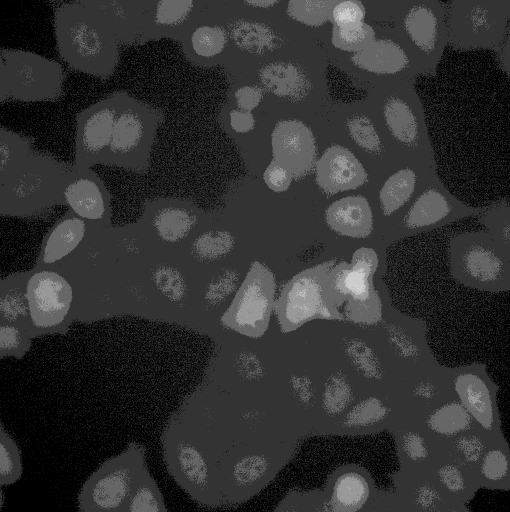
#> input picture Photutils/crop_image.tif, 1020 x 1024 px, found by its file name (shown at 1/2 size); the run also reads 1 picture not shown here
$ python test2.0_foroneimage.py   (older library calls are emulated)
#> lines starting #> are read from the running program, lines starting #| are printed output that depends on the picture; after the words box and inside, x2 and y2 are one past the last pixel; in counts of white or black regions, pixels touching at a corner belong together; long printed decimals are rounded; pictures that were not available may be replaced by others from this repository, and a replacement may not be noted
from skimage import io
import matplotlib.pyplot as plt
import numpy as np
from math import exp
from skimage.measure import block_reduce, label
import skimage as im_
import scipy.interpolate as in_
from skimage import data
from scipy.signal.signaltools import convolve2d
from scipy.signal.windows import gaussian
from skimage.morphology import watershed, skeletonize
from skimage.filters import rank
from scipy import ndimage as ndi
from skimage.feature import peak_local_max
from matplotlib.pyplot import hist
from scipy.ndimage.measurements import histogram
from numpy.lib.function_base import percentile


# [14 lines of commented-out code are left out]


im = io.imread('crop_image.tif') #c'est la 17 du canal 0
#> im is the input picture: shape (1024, 1020) uint16; min 135, max 1295, mean 383.9
im2 = io.imread('treat01_33_R3D.dv - C=10018.tif')
im2=im2[0:1024,4:1024]

# print(im)
# print(im.shape)
# im=im_.color.rgb2gray(data.astronaut())*1000

def machin(a, axis=None, dtype=None, out=None, keepdims=False):
    print(a.shape,axis)
    return np.mean(a,axis=axis, dtype=dtype,out=out,keepdims=keepdims)


def estim_bg(image,blocksize):
#> called with blocksize = (128, 170)
    bg=np.empty((image.shape[0]//blocksize[0],image.shape[1]//blocksize[1]))

    for rows in range(bg.shape[0]):
        for cols in range(bg.shape[1]):
            block=image[rows*blocksize[0]:(rows+1)*blocksize[0],cols*blocksize[1]:(cols+1)*blocksize[1]]
            values_histo, bin_edges=np.histogram(np.log(block.flatten()+1)) #bins=block.size//100
            values_histo=np.convolve(values_histo,[1/3,1/3,1/3],mode='same')
            max_value=np.argmax(values_histo)
            bg[rows,cols]=exp(bin_edges[max_value])
#> after the loop, bg = [[232.6, 372.6, 395.8, 401.5, 527.8, 281.4], [227.1, 229.1, 252.3, 431, 302.1, 242.1], [365.7, 250.5, 242.1, 554.1, 428.7, 251.2], [242.8, 337.2, 382.2, 321.4, 435.4, 252], [372.2, 398.6, 396.1, 591.2, 281.3, 237], [218.2, 233.5, 263.5, 377.2, 440, 230.1], [200, 222.9, 361.1, 359.9, 413.2, 479.2], [221.7, 454.3, 399.6, 245.6, 251.9, 386]]
    return bg
def RescaledImage(image, new_size):
    #
#> called with image = array of shape (8, 6), new_size = (1024, 1020)
    rows = tuple(range(image.shape[0]))
#> rows = (0, 1, 2, 3, 4, 5, 6, 7)
    cols = tuple(range(image.shape[1]))
#> cols = (0, 1, 2, 3, 4, 5)

    new_rows, new_cols = np.meshgrid(np.linspace(0, rows[-1], new_size[0]), #rows[-1]-1 #version d'avant
                                     np.linspace(0, cols[-1], new_size[1]), #cols[-1]-1 #vers d'avant
                                      indexing = 'ij')

    new_grid = np.dstack((new_rows.flat, new_cols.flat))

    return np.reshape(in_.interpn((rows, cols), image, new_grid, method = 'splinef2d'), new_size)
backgd=RescaledImage(estim_bg(im,(128,170)),im.shape)
backgd2=RescaledImage(estim_bg(im2,(128,170)),im.shape)

fig, ax = plt.subplots(1, 4, figsize=(20, 4))
ax[0].imshow(im)
ax[1].imshow(estim_bg(im,(128,170)))
ax[2].imshow(backgd)
ax[3].imshow(im-backgd)
# print(im-backgd)
plt.show()


### prepare watershed for further segmentation

def fspecial_gauss(size, sigma):

    """Function to mimic the 'fspecial' gaussian MATLAB function
    """

    x, y = np.mgrid[-size//2 + 1:size//2 + 1, -size//2 + 1:size//2 + 1]
    g = np.exp(-((x**2 + y**2)/(2.0*sigma**2)))
    return g/g.sum()
gauss=fspecial_gauss(12,5)

# https://stackoverflow.com/questions/17190649/how-to-obtain-a-gaussian-filter-in-python

image=convolve2d((im-backgd),gauss,'same')
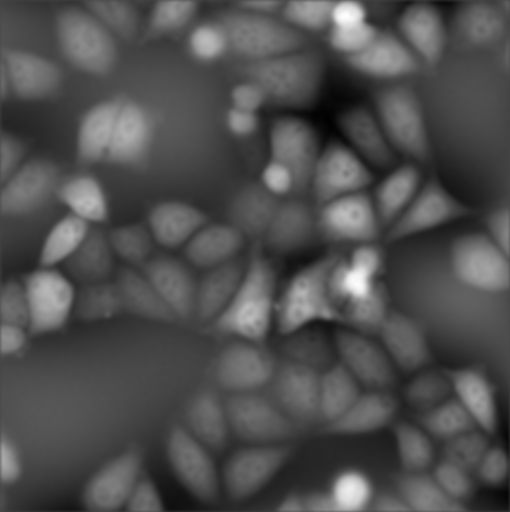
#> image: shape (1024, 1020) float64 (shown at 1/2 size); min -267.9, max 720.6, mean 42.2; drawn with min black and max white
image2=convolve2d((im2-backgd),gauss,'same')

fig, ax = plt.subplots(1, 2, figsize=(20, 4))
ax[0].imshow(im-backgd)
ax[1].imshow(image)
plt.show()
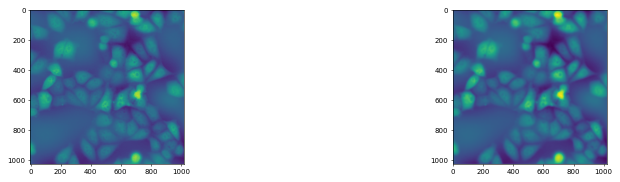
#> figure drawn by matplotlib, 2 panels

# [18 lines of commented-out code are left out]
### now binarization of my image
from skimage.filters import threshold_otsu, threshold_local
global_thresh = threshold_otsu(image)
#> global_thresh = 96.95
binary_global = image > global_thresh
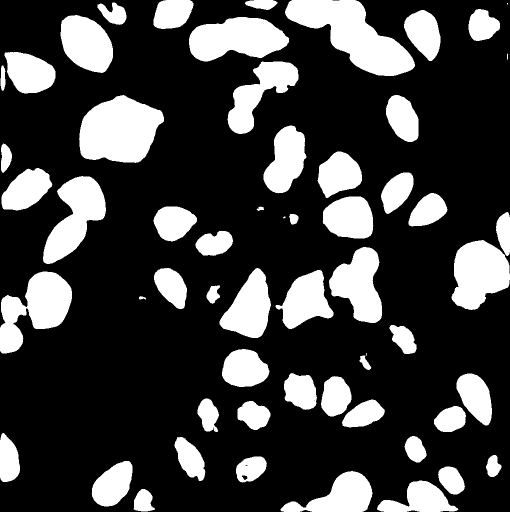
#> binary_global: shape (1024, 1020) bool (shown at 1/2 size); 25.3% white; 58 white regions (3 under 20 px), largest, box (x1, y1, x2, y2) and area: (570, 0, 830, 152) 18890, (158, 190, 328, 326) 16913, (0, 543, 144, 707) 12792

block_size = 171 #63
binary_local = threshold_local(image, block_size, offset=10)
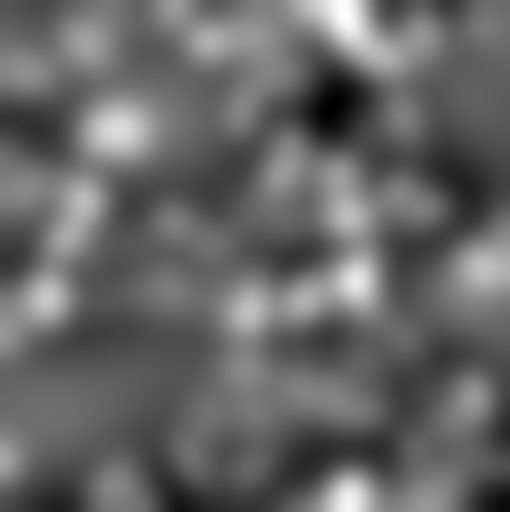
#> binary_local: shape (1024, 1020) float64 (shown at 1/2 size); min -199.7, max 373.4, mean 32.2; drawn with min black and max white
print('binary_local : ',binary_local)
#> (printed output is left out)
binary_adaptive2 = threshold_local(image2, block_size, offset=10)


fig, axes = plt.subplots(nrows=3, figsize=(7, 8))
ax0, ax1, ax2 = axes
plt.gray()

ax0.imshow(image)
ax0.set_title('Image')

ax1.imshow(binary_global)
ax1.set_title('Global thresholding')

ax2.imshow(binary_local)
ax2.set_title('Local thresholding')

for ax in axes:
    ax.axis('off')

plt.show()

### binarisation 2 avec code matlab

# [22 lines of commented-out code are left out]
local_maxi = peak_local_max(-image, indices=False)
#> local_maxi: shape (1024, 1020) bool; 0.4% white in thin lines or dots
# print(local_maxi)
markers = ndi.label(local_maxi)[0]
#> markers: shape (1024, 1020) int32; 4161 distinct labels, from 0 to 4160
labels = watershed(-image, markers, mask=binary_global) #or mask=msk
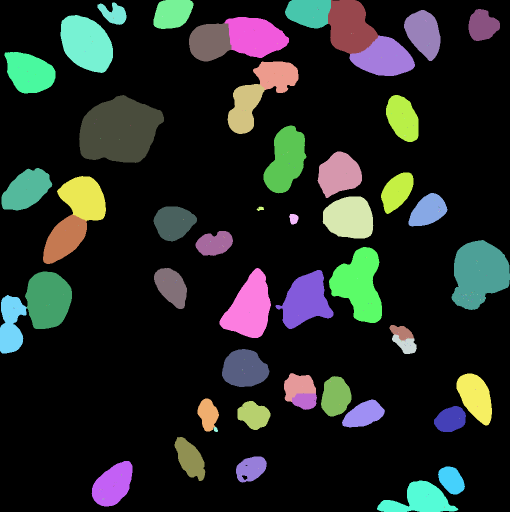
#> labels: shape (1024, 1020) int32 (shown at 1/2 size); 288 distinct labels, from 0 to 4142; one colour per label, 0 black
print(labels)
#> (printed output is left out)
# labels2 = watershed(-image2, markers, mask=binary_adaptive2) #or mask=msk


fig, ax = plt.subplots(1, 2, figsize=(20, 4))
ax[0].imshow(image)
ax[1].imshow(labels)
plt.show()

labeled_array,num_features=ndi.measurements.label(labels) #bwlabel
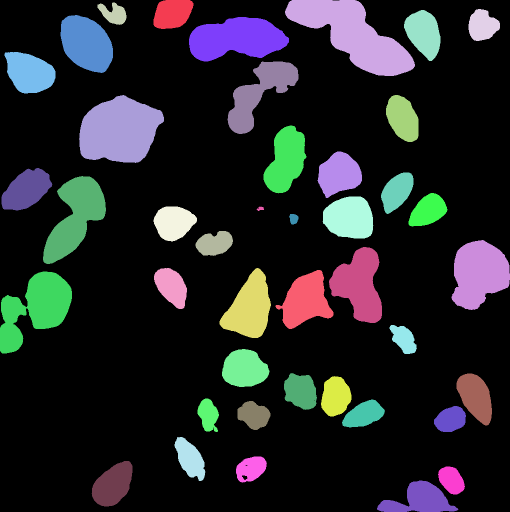
#> labeled_array: shape (1024, 1020) int32 (shown at 1/2 size); 43 distinct labels, from 0 to 42; one colour per label, 0 black
#> num_features = 42
print(labeled_array)
#> (printed output is left out)
print('The number of objects which were found is : ', num_features)
#| The number of objects which were found is :  42

### threshold based on pixel-to-pixel variability
t=3*np.percentile(np.abs(image[:]),20)
#> t = 67.16
print(t)
#| 67.157
t2=3*np.percentile(np.abs(image2[:]),20)
#> t2 = 67.16

msk=labels>t
#> msk: shape (1024, 1020) bool; 21.7% white; 43 white regions (3 under 20 px), largest, box (x1, y1, x2, y2) and area: (158, 190, 328, 326) 16913, (0, 543, 144, 707) 12792, (378, 34, 578, 123) 12547
print(msk)
#> (printed output is left out)
# msk2=labels2>t2

plt.imshow(msk)
plt.show()
msk[labels==0]=0
# msk2[labels2==0]=0

# Return the skeleton of a binary image.
msk=skeletonize(msk) # bwmorph=skeletonize
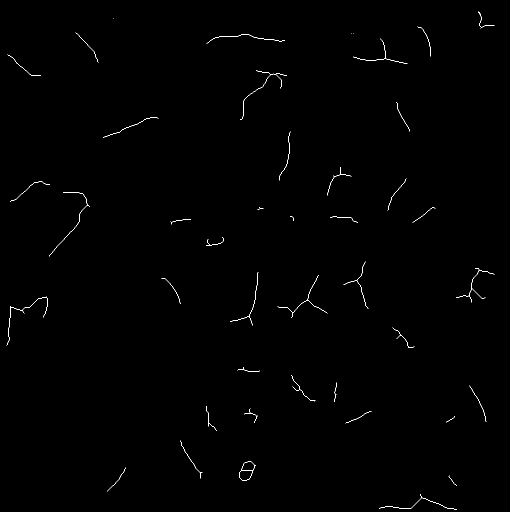
#> msk: shape (1024, 1020) bool (shown at 1/2 size); 0.33% white in thin lines or dots
plt.imshow(msk)
plt.show()
# msk2=skeletonize(msk2) # bwmorph=skeletonize

labeled_array,num_features=ndi.measurements.label(msk) #bwlabel
#> labeled_array: shape (1024, 1020) int32; 1391 distinct labels, from 0 to 1390
#> num_features = 1390
print(labeled_array)
#> (printed output is left out)
print('The number of objects which were found is : ', num_features)
#| The number of objects which were found is :  1390

###### align channels to correct for chromatic aberration

def getshift(image_ref, image, max_shift):
    steps=[floor(max_shift/4), 1, 1, 1]
    lpf = lowpass
